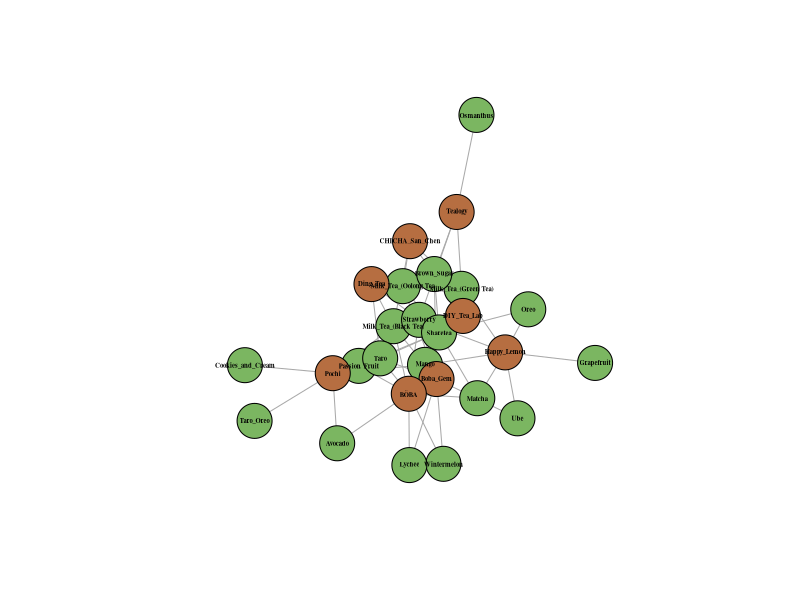
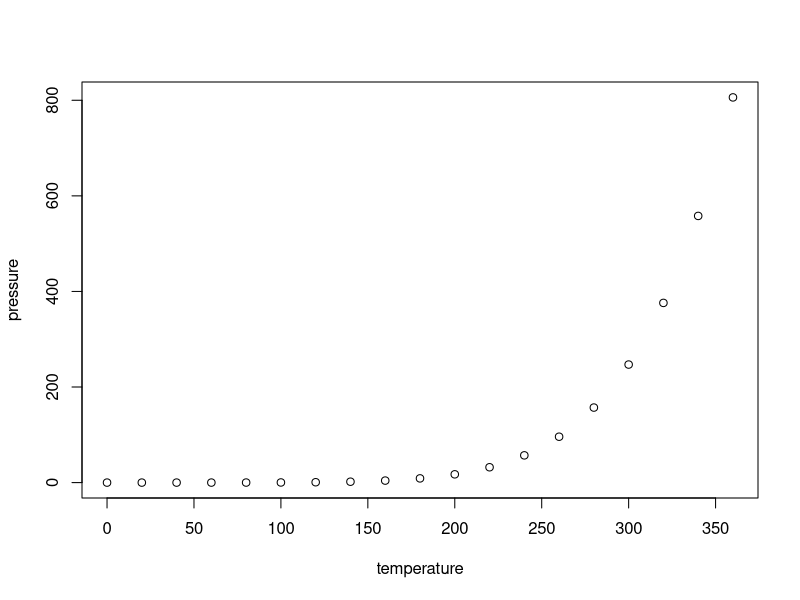

Reproduce these figures in R, in order.
## ---- chunk 1
#insert packages
library(igraph)

#read in boba_data csv and create it into a matrix
trial <- read.table("Boba_Data.csv", sep = ",", header = TRUE)

trial <- as.matrix(trial)

#create bi adjacency matrix 
boba <- graph_from_biadjacency_matrix(trial)

id <- c(1,2,3,4,5,6,7,8,9,10,11,12,13,14,15,16,17,18,19,20,21,22,23,24,25,26,27,28,29)
mode <- c(1,1,1,1,1,1,1,1,1,1,1,1,1,1,1,1,1,1,1,2,2,2,2,2,2,2,2,2,2) # create mode membership
nodes <- data.frame(id,mode)

## ---- chunk 2
#allows for the labels 
rownames(trial) <- c("Thai_Pearl_Milk_Tea", "Milk_Tea_(Black Tea)","Milk_Tea_(Oolong Tea", "Milk_Tea_(Green Tea)", "Mango", "Strawberry", "Passion_Fruit", "Brown_Sugar", "Matcha", "Taro", "Taro_Oreo", "Oreo", "Avocado", "Cookies_and_Cream", "Ube", "Grapefruit", "Osmanthus", "Wintermelon", "Lychee")
colnames(trial) <- c("Sharetea", "Pochi", "Happy_Lemon", "DIY_Tea_Lab", "Tealogy", "Ding_Tea", "Boba_Gem", "BÖBA", "CHICHA_San_Chen")

V(boba)$name <- c(rownames(trial), colnames(trial))


boba <- delete_vertices(boba,1)

set.seed(5)
plot(boba, vertex.label.cex = .4,
     vertex.size = 20,
     vertex.color=ifelse(nodes[V(boba), 2] == 1, "#7BB661", "#B66E41"),
     vertex.label.distance = 20,
     vertex.label = V(boba)$name,
     vertex.label.color = "Black",
     vertex.label.font = 2
    )
## ---- chunk 3
plot(pressure)
